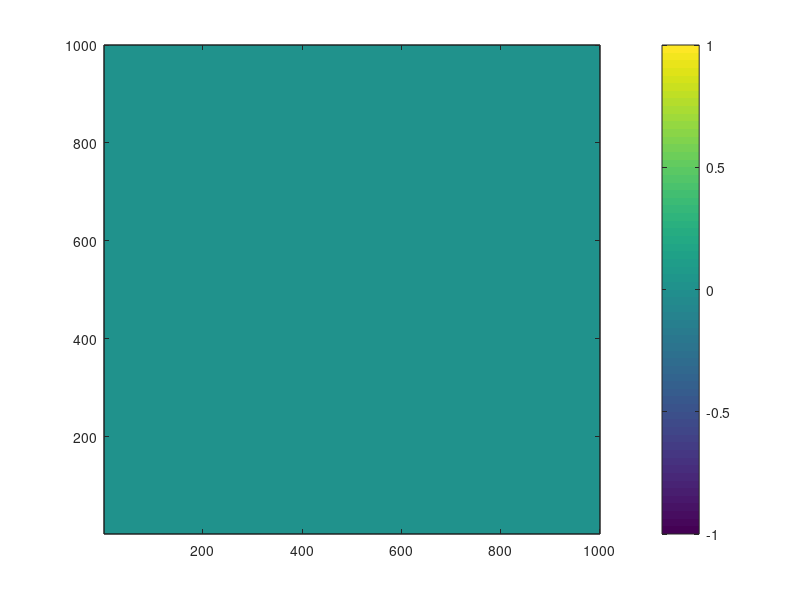

This figure's MATLAB source: (Note: this script raises an error after producing the figure.)
x_size = 1000;
y_size = 1000;
avi = zeros(x_size, y_size);
theta_range = [65, 88];
varphi_range = [0, 170];
start_place = [17 + 24 / 60, 68 + 25 / 60];
end_place = [167 + 8 / 60, 85  + 57 / 60];
x2varphi = @(x) varphi_range(1) + (x - 1) / (x_size - 1)...
    * (varphi_range(2) - varphi_range(1));
y2theta = @(y) theta_range(1) + (y - 1) / (y_size - 1)...
    * (theta_range(2) - theta_range(1));
costline = load('input/costline.txt');

xy2ecs = @(x, y) [x2varphi(x), y2theta(y)];
varphi2x = @(varphi) round((varphi - varphi_range(1) )/ ...
    (varphi_range(2) - varphi_range(1)) *  (x_size - 1)) + 1;
theta2y = @(theta) round((theta - theta_range(1) ) / ...
    (theta_range(2) - theta_range(1)) * (y_size - 1)) + 1;
ecs2xy = @(varphi, theta) [varphi2x(varphi),...
    theta2y(theta)];
[m,n]=size(costline);

lasty=1;
thisy=1;
lastx=1;
thisx=1;
 
figure;
contourf(avi');
colorbar
fid = fopen('totalsolve/totalsolve/avi11.txt', 'w');
fprintf(fid, '%d %d \n ', x_size, y_size);
xstart = varphi2x(start_place(1));
ystart = theta2y(start_place(2));
xend = varphi2x(end_place(1));
yend = theta2y(end_place(2));
fprintf(fid, '%d %d \n ', xstart, ystart);
fprintf(fid, '%d %d \n ', xend, yend);
fprintf(fid, '%d %d \n ', theta_range(1), theta_range(2));
fprintf(fid, '%d %d \n ', varphi_range(1), varphi_range(2));

for ix = 1 : x_size
    for iy = 1 : y_size
        fprintf(fid, '%d ', avi(ix, iy));
    end
    fprintf(fid, '\n');
end
fclose(fid);

save model1.mat x_size avi y_size theta_range ...
    varphi_range start_place end_place x2varphi ...
    y2theta varphi2x theta2y